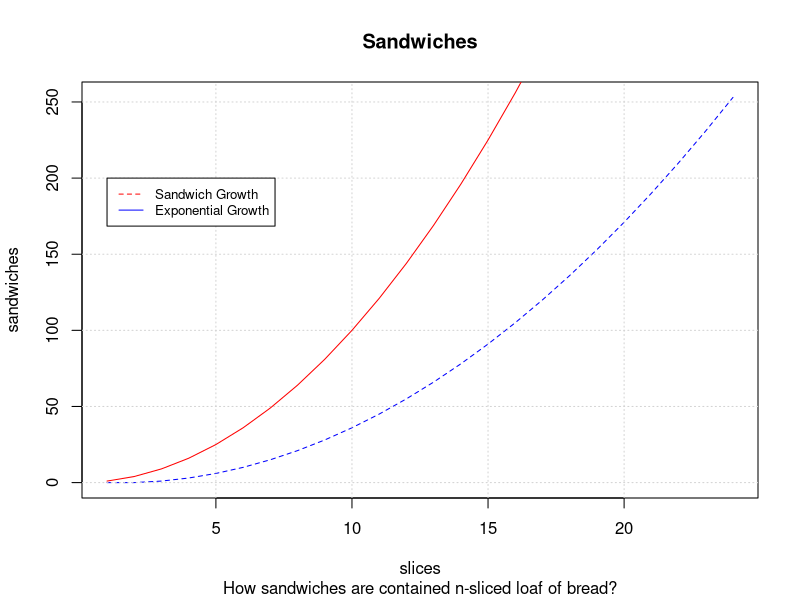

Generate this figure with R:
library(data.table)
library(ggplot2)

# How many sandwiches are in a loaf of bread?
n <- 1:24
q <- (1/2) * (n - 1) * (n - 2) # Sandwiches
e <- n^2 # Exponential

# Plot 'q' with a grid and define.
grid(plot(n, q, 
     type = "l", 
     col = "blue", 
     main = "Sandwiches", 
     sub = "How sandwiches are contained n-sliced loaf of bread?",
     xlab = "slices", 
     ylab = "sandwiches",
     lty = 2)
)

# Add a line to represent exponential growth with 'e'.
lines(e,
      col = "red",
      lty = 1)

# Add a legend to the graphic.
legend(1, 200,
      legend = c("Sandwich Growth",
                 "Exponential Growth"),
      col = c("red", "blue"),
      lty = 2:1,
      cex = 0.8)
